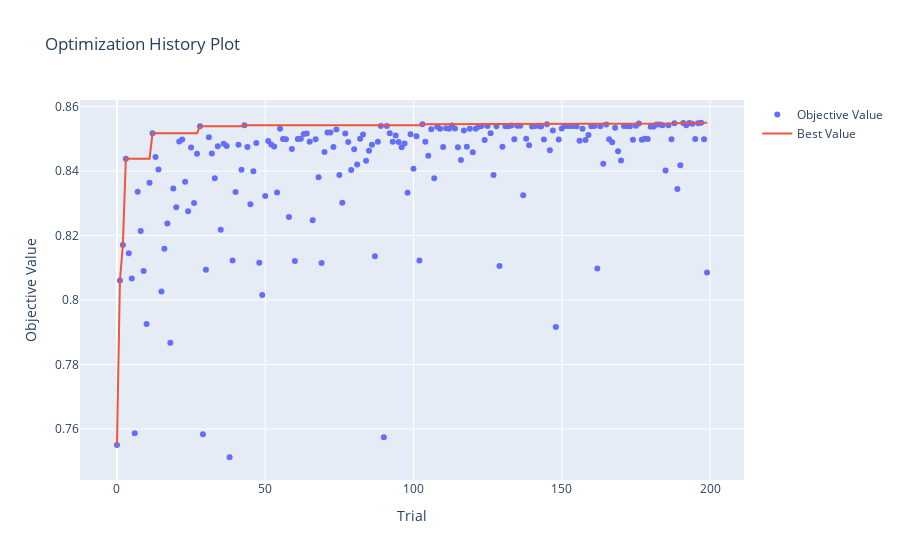

Notebook source saved alongside this figure:
### Code cell
fig = plot_optimization_history(study_balanced)
os.makedirs("../results/optuna/et_balanced/", exist_ok=True)
pio.write_html(fig, "../results/optuna/et_balanced/optimization_history_et_balanced.html")
fig.show()

### Figure 1 — Plotly figure (JSON) as saved in the notebook; plotly's stock layout.template omitted (floating-point values rounded to 4 significant figures; data arrays with more than 128 entries replaced by an {"elided": "..."} marker saying what was removed)
{"data": [{"mode": "markers", "name": "Objective Value", "type": "scatter", "x": {"elided": "200 int values"}, "y": {"elided": "200 float values"}}, {"mode": "lines", "name": "Best Value", "type": "scatter", "x": {"elided": "200 int values"}, "y": {"elided": "200 float values"}}, {"marker": {"color": "#cccccc"}, "mode": "markers", "name": "Infeasible Trial", "showlegend": false, "type": "scatter", "x": [], "y": []}], "layout": {"title": {"text": "Optimization History Plot"}, "xaxis": {"title": {"text": "Trial"}}, "yaxis": {"title": {"text": "Objective Value"}}}}
